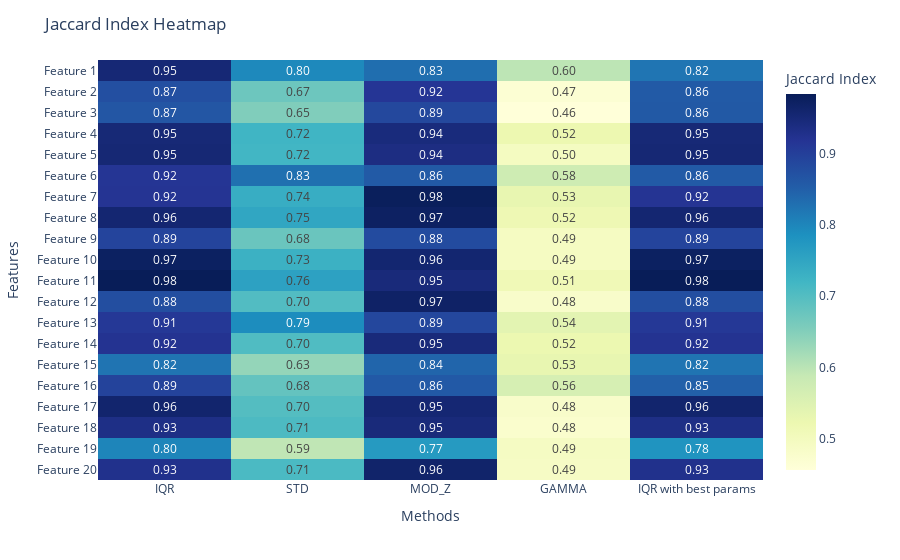

Notebook source saved alongside this figure:
### Code cell
fig = px.imshow(df_jaccard, 
                text_auto=".2f",  
                color_continuous_scale="YlGnBu", 
                labels=dict(color="Jaccard Index")) 

fig.update_layout(
    title="Jaccard Index Heatmap",
    xaxis_title="Methods",
    yaxis_title="Features",
    yaxis=dict(tickmode='array', tickvals=list(range(len(df_jaccard))), ticktext=[f'Feature {i+1}' for i in range(len(df_jaccard))])
)


fig.show()

### Figure 1 — Plotly figure (JSON) as saved in the notebook; plotly's stock layout.template omitted (floating-point values rounded to 4 significant figures)
{"data": [{"coloraxis": "coloraxis", "hovertemplate": "x: %{x}<br>y: %{y}<br>Jaccard Index: %{z}<extra></extra>", "name": "0", "texttemplate": "%{z:.2f}", "type": "heatmap", "x": ["IQR", "STD", "MOD_Z", "GAMMA", "IQR with best params"], "xaxis": "x", "y": [0, 1, 2, 3, 4, 5, 6, 7, 8, 9, 10, 11, 12, 13, 14, 15, 16, 17, 18, 19], "yaxis": "y", "z": [[0.952, 0.7967, 0.8317, 0.5973, 0.8221], [0.8748, 0.6735, 0.916, 0.4661, 0.8576], [0.865, 0.6536, 0.8866, 0.4565, 0.8604], [0.9504, 0.7211, 0.9446, 0.5229, 0.9504], [0.9528, 0.7187, 0.937, 0.4959, 0.9528], [0.9162, 0.8288, 0.8576, 0.5755, 0.8578], [0.9188, 0.7366, 0.9789, 0.5318, 0.9188], [0.9565, 0.7487, 0.9721, 0.5179, 0.9565], [0.8919, 0.6767, 0.8824, 0.4944, 0.8919], [0.9735, 0.7294, 0.9576, 0.4944, 0.9735], [0.9836, 0.7572, 0.9458, 0.5119, 0.9836], [0.8774, 0.7023, 0.9684, 0.4816, 0.8774], [0.9113, 0.7908, 0.8877, 0.5402, 0.9113], [0.9211, 0.7041, 0.9457, 0.5235, 0.9211], [0.8233, 0.6348, 0.8428, 0.5312, 0.8233], [0.8939, 0.6826, 0.8594, 0.5618, 0.8495], [0.9601, 0.7, 0.9541, 0.4819, 0.9601], [0.9327, 0.7075, 0.9457, 0.4758, 0.9327], [0.8015, 0.5942, 0.7701, 0.493, 0.7802], [0.9264, 0.7092, 0.9634, 0.4901, 0.9264]]}], "layout": {"coloraxis": {"colorbar": {"title": {"text": "Jaccard Index"}}, "colorscale": [[0, "rgb(255,255,217)"], [0.125, "rgb(237,248,177)"], [0.25, "rgb(199,233,180)"], [0.375, "rgb(127,205,187)"], [0.5, "rgb(65,182,196)"], [0.625, "rgb(29,145,192)"], [0.75, "rgb(34,94,168)"], [0.875, "rgb(37,52,148)"], [1, "rgb(8,29,88)"]]}, "margin": {"t": 60}, "title": {"text": "Jaccard Index Heatmap"}, "xaxis": {"anchor": "y", "constrain": "domain", "domain": [0, 1], "scaleanchor": "y", "title": {"text": "Methods"}}, "yaxis": {"anchor": "x", "autorange": "reversed", "constrain": "domain", "domain": [0, 1], "tickmode": "array", "ticktext": ["Feature 1", "Feature 2", "Feature 3", "Feature 4", "Feature 5", "Feature 6", "Feature 7", "Feature 8", "Feature 9", "Feature 10", "Feature 11", "Feature 12", "Feature 13", "Feature 14", "Feature 15", "Feature 16", "Feature 17", "Feature 18", "Feature 19", "Feature 20"], "tickvals": [0, 1, 2, 3, 4, 5, 6, 7, 8, 9, 10, 11, 12, 13, 14, 15, 16, 17, 18, 19], "title": {"text": "Features"}}}}
